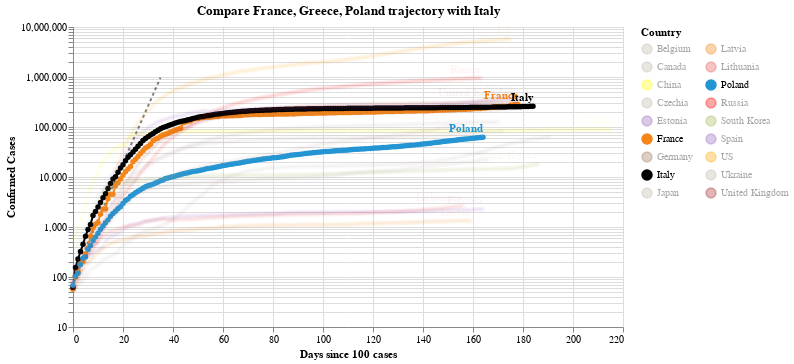

Source (notebook cell):
### Code cell
#hide_input
chart2 = make_since_chart(dff2, ['France', 'Greece', 'Poland'], baseline_countries)
chart2

### Figure 1 — Vega-Lite specification as saved in the notebook (floating-point values rounded to 4 significant figures; data arrays with more than 128 entries replaced by an {"elided": "..."} marker saying what was removed)
{"config": {"view": {"continuousWidth": 400, "continuousHeight": 300}}, "layer": [{"data": {"name": "data-628230001892d6798b50651be41d1b3e"}, "mark": {"type": "line", "color": "black", "opacity": 0.5, "strokeDash": [3, 3]}, "encoding": {"x": {"type": "quantitative", "field": "Days since 100 cases"}, "y": {"type": "quantitative", "field": "Confirmed Cases"}}}, {"data": {"name": "data-d94bc2ac0dfcdea70c09ff51f5a6138a"}, "mark": {"type": "line", "point": true}, "encoding": {"color": {"type": "nominal", "field": "Country", "legend": {"columns": 2}, "scale": {"domain": ["Belgium", "Canada", "China", "Czechia", "Estonia", "France", "Germany", "Italy", "Japan", "Latvia", "Lithuania", "Poland", "Russia", "South Korea", "Spain", "US", "Ukraine", "United Kingdom"], "range": ["#C1B7AD", "#C1B7AD", "yellow", "#C1B7AD", "#9467bd", "#F58518", "#9D755D", "black", "#C1B7AD", "#F58518", "#E45756", "#2495D3", "red", "#A1BA59", "#9467bd", "orange", "#C1B7AD", "brown"]}}, "opacity": {"condition": {"value": 1, "selection": "selector005"}, "value": 0.05}, "tooltip": [{"type": "nominal", "field": "Country"}, {"type": "temporal", "field": "Date"}, {"type": "quantitative", "field": "Confirmed Cases"}, {"type": "quantitative", "field": "Days since 100 cases"}], "x": {"type": "quantitative", "field": "Days since 100 cases"}, "y": {"type": "quantitative", "field": "Confirmed Cases", "scale": {"type": "log"}}}, "selection": {"selector005": {"type": "multi", "fields": ["Country"], "bind": "legend", "init": [{"Country": "France"}, {"Country": "Greece"}, {"Country": "Poland"}, {"Country": "Italy"}]}}, "width": 550}, {"data": {"name": "data-d94bc2ac0dfcdea70c09ff51f5a6138a"}, "mark": {"type": "text", "align": "right", "dy": -8, "fontWeight": "bold"}, "encoding": {"color": {"type": "nominal", "field": "Country", "legend": {"columns": 2}, "scale": {"domain": ["Belgium", "Canada", "China", "Czechia", "Estonia", "France", "Germany", "Italy", "Japan", "Latvia", "Lithuania", "Poland", "Russia", "South Korea", "Spain", "US", "Ukraine", "United Kingdom"], "range": ["#C1B7AD", "#C1B7AD", "yellow", "#C1B7AD", "#9467bd", "#F58518", "#9D755D", "black", "#C1B7AD", "#F58518", "#E45756", "#2495D3", "red", "#A1BA59", "#9467bd", "orange", "#C1B7AD", "brown"]}}, "opacity": {"condition": {"value": 1, "selection": "selector005"}, "value": 0.05}, "text": {"type": "nominal", "field": "Country"}, "tooltip": [{"type": "nominal", "field": "Country"}, {"type": "temporal", "field": "Date"}, {"type": "quantitative", "field": "Confirmed Cases"}, {"type": "quantitative", "field": "Days since 100 cases"}], "x": {"type": "quantitative", "field": "Days since 100 cases"}, "y": {"type": "quantitative", "field": "Confirmed Cases", "scale": {"type": "log"}}}, "transform": [{"filter": "(datum['Date'] >= 1598227200000)"}], "width": 550}], "title": "Compare France, Greece, Poland trajectory with Italy", "$schema": "https://vega.github.io/schema/vega-lite/v4.0.2.json", "datasets": {"data-628230001892d6798b50651be41d1b3e": [{"Days since 100 cases": 0, "Confirmed Cases": 100.0}, {"Days since 100 cases": 1, "Confirmed Cases": 130.0}, {"Days since 100 cases": 2, "Confirmed Cases": 169.0}, {"Days since 100 cases": 3, "Confirmed Cases": 219.7}, {"Days since 100 cases": 4, "Confirmed Cases": 285.6}, {"Days since 100 cases": 5, "Confirmed Cases": 371.3}, {"Days since 100 cases": 6, "Confirmed Cases": 482.7}, {"Days since 100 cases": 7, "Confirmed Cases": 627.5}, {"Days since 100 cases": 8, "Confirmed Cases": 815.7}, {"Days since 100 cases": 9, "Confirmed Cases": 1060.0}, {"Days since 100 cases": 10, "Confirmed Cases": 1379.0}, {"Days since 100 cases": 11, "Confirmed Cases": 1792.0}, {"Days since 100 cases": 12, "Confirmed Cases": 2330.0}, {"Days since 100 cases": 13, "Confirmed Cases": 3029.0}, {"Days since 100 cases": 14, "Confirmed Cases": 3937.0}, {"Days since 100 cases": 15, "Confirmed Cases": 5119.0}, {"Days since 100 cases": 16, "Confirmed Cases": 6654.0}, {"Days since 100 cases": 17, "Confirmed Cases": 8650.0}, {"Days since 100 cases": 18, "Confirmed Cases": 11250.0}, {"Days since 100 cases": 19, "Confirmed Cases": 14620.0}, {"Days since 100 cases": 20, "Confirmed Cases": 19000.0}, {"Days since 100 cases": 21, "Confirmed Cases": 24710.0}, {"Days since 100 cases": 22, "Confirmed Cases": 32120.0}, {"Days since 100 cases": 23, "Confirmed Cases": 41750.0}, {"Days since 100 cases": 24, "Confirmed Cases": 54280.0}, {"Days since 100 cases": 25, "Confirmed Cases": 70560.0}, {"Days since 100 cases": 26, "Confirmed Cases": 91730.0}, {"Days since 100 cases": 27, "Confirmed Cases": 119300.0}, {"Days since 100 cases": 28, "Confirmed Cases": 155000.0}, {"Days since 100 cases": 29, "Confirmed Cases": 201500.0}, {"Days since 100 cases": 30, "Confirmed Cases": 262000.0}, {"Days since 100 cases": 31, "Confirmed Cases": 340600.0}, {"Days since 100 cases": 32, "Confirmed Cases": 442800.0}, {"Days since 100 cases": 33, "Confirmed Cases": 575600.0}, {"Days since 100 cases": 34, "Confirmed Cases": 748300.0}, {"Days since 100 cases": 35, "Confirmed Cases": 972800.0}], "data-d94bc2ac0dfcdea70c09ff51f5a6138a": {"elided": "3147 records"}}}
